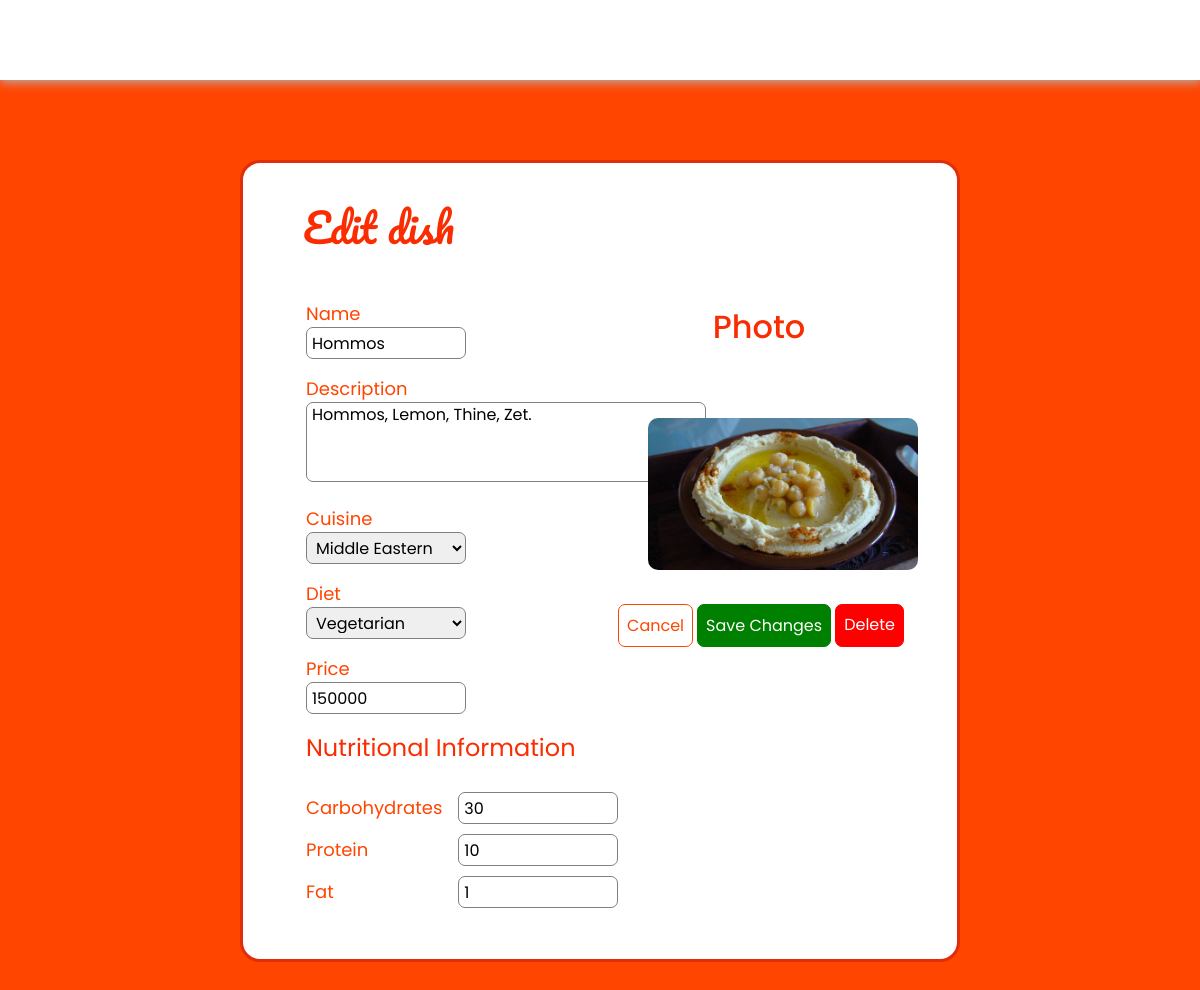
Screenshot of /editing.php?dishid=48 (signed in) with the database file from the repository.
### tables this page shows
CREATE TABLE `dishes` (
  `name` varchar(100) NOT NULL,
  `description` varchar(100) NOT NULL,
  `cuisine` varchar(100) NOT NULL,
  `diet` varchar(100) NOT NULL,
  `price` int(11) NOT NULL,
  `carbohydrates` int(11) NOT NULL,
  `protein` int(11) NOT NULL,
  `fat` int(11) NOT NULL,
  `id` int(11) NOT NULL,
  `image` varchar(100) NOT NULL,
  `chefid` varchar(100) NOT NULL
);

### editing.php (the view, shortened to what this page needs)
<?php
require_once("config.php");
?>
<!DOCTYPE html>
<html lang="en">
<head>
  <link href="https://cdn.jsdelivr.net/npm/bootstrap@5.2.2/dist/css/bootstrap.min.css" rel="stylesheet" />
  <link rel="stylesheet" href="https://cdnjs.cloudflare.com/ajax/libs/font-awesome/6.2.0/css/all.min.css" />
  <link rel="stylesheet" href="posting.css" />
  <link rel="stylesheet" href="navbar.css" />
  <link rel="stylesheet" href="footer.css" />
</head>
<body>
  <nav id="header">
  </nav>
  <?php
  $id = $_GET['dishid'];
  $sql = "SELECT * FROM dishes WHERE id = $id";
  $query = $db->prepare($sql);
  $query->execute();
  $result = $query->fetchAll(PDO::FETCH_OBJ);
  $dishname = $result[0]->name;
  $dishprice = $result[0]->price;
  $dishdescription = $result[0]->description;
  $dishimage = $result[0]->image;
  $dishdiet = $result[0]->diet;
  $dishcuisine = $result[0]->cuisine;
  $dishprotein = $result[0]->protein;
  $dishcarbohydrates = $result[0]->carbohydrates;
  $dishfat = $result[0]->fat;
  ?>
  <div class="maincontainer">
    <div class="container">
      <div class="row w-100">
        <h1 align-text="left" style="color: #fa2c02; font-family: 'Pacifico', sans-serif;" class="pt-20 ms-5">
          Edit dish
        </h1>
        <div class="col-lg col-sm-12" style="padding: 15px;">
          <form action="process_edit.php?dishid=<?php echo $id ?>" method="POST" enctype="multipart/form-data">
            <div class="row">
              <div class="col-xl-6 col-xs-12">
                <div class="input-container ps-5 my-3">
                  <label for="name">Name</label><br />
                  <input type="text" id="name" name="name" value="<?php echo $dishname ?>" /><br />
                </div>
                <div class="input-container ps-5 my-3">
                  <label for="desc">Description</label><br />
                  <textarea type="text" id="desc" name="desc" placeholder=""><?php echo $dishdescription ?></textarea><br />
                </div>
                <div class="input-container ps-5 my-3">
                  <label for="cuisine">Cuisine</label><br />
                  <select id="cuisine" name="cuisine">
                    <option value="middleeastern" <?php echo ($dishcuisine == "middleeastern") ? "selected" : ""; ?>>Middle Eastern</option>
                  </select>
                  <br />
                </div>
                <div class="input-container ps-5 my-3">
                  <label for="diet">Diet</label><br />
                  <select id="diet" name="diet">
                    <option value="vegetarian" <?php echo ($dishdiet == "vegetarian") ? "selected" : ""; ?>>Vegetarian</option>
                  </select>
                  <br />
                </div>
                <div class="input-container ps-5 my-3">
                  <label for="price">Price</label><br />
                  <input type="number" id="price" name="price" value="<?php echo $dishprice ?>" /><br />
                </div>
                <div class="input-container ps-5 my-3">
                  <div class="my-3" style="font-size: x-large; color: #fa2c02">
                    Nutritional Information
                  </div>
                  <p>
                    <label for="carbs" class="pe-3">Carbohydrates</label>
                    <input type="number" id="carbs" name="carbs" value="<?php echo $dishcarbohydrates ?>" /><br />
                  </p>
                  <p>
                    <label for="protein">Protein</label>
                    <input type="number" id="protein" name="protein" value="<?php echo $dishprotein ?>" /><br />
                  </p>
                  <p>
                    <label for="fat">Fat</label>
                    <input type="number" id="fat" name="fat" value="<?php echo $dishfat ?>" /><br />
                  </p>
                </div>
              </div>
              <div class="col-xl-6 col-xs-12">
                <div class="col-lg col-sm-12 text-sm-center">
                  <div class="w-100">
                    <h2 class="py-4" style="color: #fa2c02">Photo</h2>
                    <div class="imagecontainer mt-5 ms-5" id="imagecontainer">
                      <img src="ImageUploads/<?php echo $dishimage ?>" alt="image" id="image" class="image" style="object-fit:contain; max-width: 100%; max-height:100%; border-radius: 10px; width:300px;" />
                    </div>
                    <div class="container-fluid d-flex justify-content-end">
                      <div class="mt-2 text-center d-flex">
                        <div class="clear-btn">
                          <a href="account.php" style="text-decoration: none; color: inherit; vertical-align: middle;">
                            Cancel
                          </a>
                        </div>
                        <button name='submit' class="save-btn" type="submit">Save Changes</button>
                        <div name='delete' class="delete-btn">
                          <a href="process_delete.php?dishid=<?php echo $id ?>" style="text-decoration: none; color: inherit;">
                            Delete
                          </a>
                        </div>
                      </div>
                    </div>
                  </div>
                </div>
              </div>
            </div>
          </form>
        </div>
      </div>
    </div>
  </div>
</body>
</html>

### posting.css (style rules this page uses)
* { font-family: "Poppins", sans-serif; }
body { overflow-x: hidden; background-color: orangered; }
.maincontainer { background: white; width: 60vw; height: auto; display: flex; flex-direction: column; justify-content: center; margin: auto; margin-top: 20vh; border-radius: 20px; margin-bottom: 10vh; border: 3px solid #e12d09; }
input, textarea, select { height: 2rem; width: 10rem; border: 1px solid gray; border-radius: 7px; text-indent: 5px; }
textarea { height: 5rem; width: 25rem; }
form { display: table; border-collapse: separate; border-spacing: 0 10px; margin: 0; padding: 0; }
p { display: table-row; }
p > label, p > input { display: table-cell; }
.container { border-radius: 7px; margin-top: 5vh; }
.input-container { text-align: left; }
label { font-size: large; color: orangered; }
.clear-btn { width: 30%; color: orangered; background-color: white; border: 1px solid orangered; padding: 0.5em; border-radius: 7px; float: left; position: relative; margin: 2px; }
.save-btn { width: 100%; color: white; background-color: green; border: 1px solid green; padding: 0.5em; border-radius: 7px; float: left; position: relative; margin: 2px; }
.delete-btn { width: 30%; color: white; background-color: red; border: 1px solid red; padding: 0.5em; border-radius: 7px; float: left; position: relative; margin: 2px; }

### navbar.css (style rules this page uses)
* { padding: 0; margin: 0; text-decoration: none; list-style: none; box-sizing: border-box; }
nav { background: white; height: 80px; width: 100%; position: sticky; box-shadow: 1px 1px 10px 1px rgb(182, 182, 182); z-index: 999; position: fixed; top: 0; }

### footer.css (style rules this page uses)
* { padding: 0; margin: 0; text-decoration: none; list-style: none; box-sizing: border-box; }
p, span, address, h2, .footer a { text-decoration: none; font-family: "Poppins", sans-serif; }

### rows the page displays
dishes: name "Hommos", desc "Hommos, Lemon, Thine, Zet.", cuisine "Middle Eastern", diet "Vegetarian", price "150000", carbs "30", protein "10", fat "1", image (picture)
